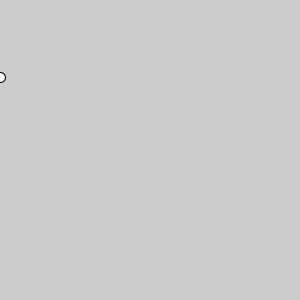
Frame 1 (no input)
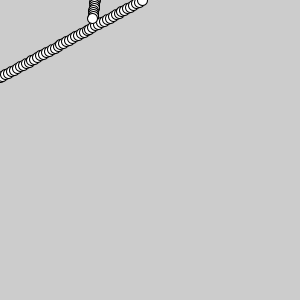
Frame 60 (the mouse pressed at the canvas centre just before this capture)
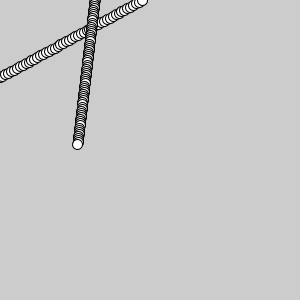
Frame 120 (the mouse held since frame 60 and released just before this capture)

The Processing sketch that drew these frames (run headless with seeded random() and noise(); from frame 60 on, the mouse is pressed at the canvas centre):

// Processing sketch: cockroach01
// ── cockroach01.pde
//(1)蟑螂會從哪一個邊生出來，對應的移動速度，方向
//(2)用mouse去打它
//(3)蟑螂亂跑
float x, y, vx, vy;
void setup(){
  size(300,300);
  generateCockroach();
}
void draw(){
  ellipse(x,y, 10,10);
  x += vx; y+=vy;
  if(x<0 || y<0 || x>300 || y>300) generateCockroach();
}
void generateCockroach(){
  //print( int(random(4)) );
  int edge = int(random(4));
  if(edge==0){
    x=300; y=random(300); vx=-random(1,3); vy=random(-3,+3);
  }else if(edge==1){
    x=random(300); y=300; vx=-random(-3,3); vy=random(1,3);
  }else if(edge==2){
    x=0; y=random(300); vx=random(1,3); vy=random(-3,+3);
  }else if(edge==3){
    x=random(300); y=0; vx=random(-3,3); vy=random(1,3);
  }  
}
